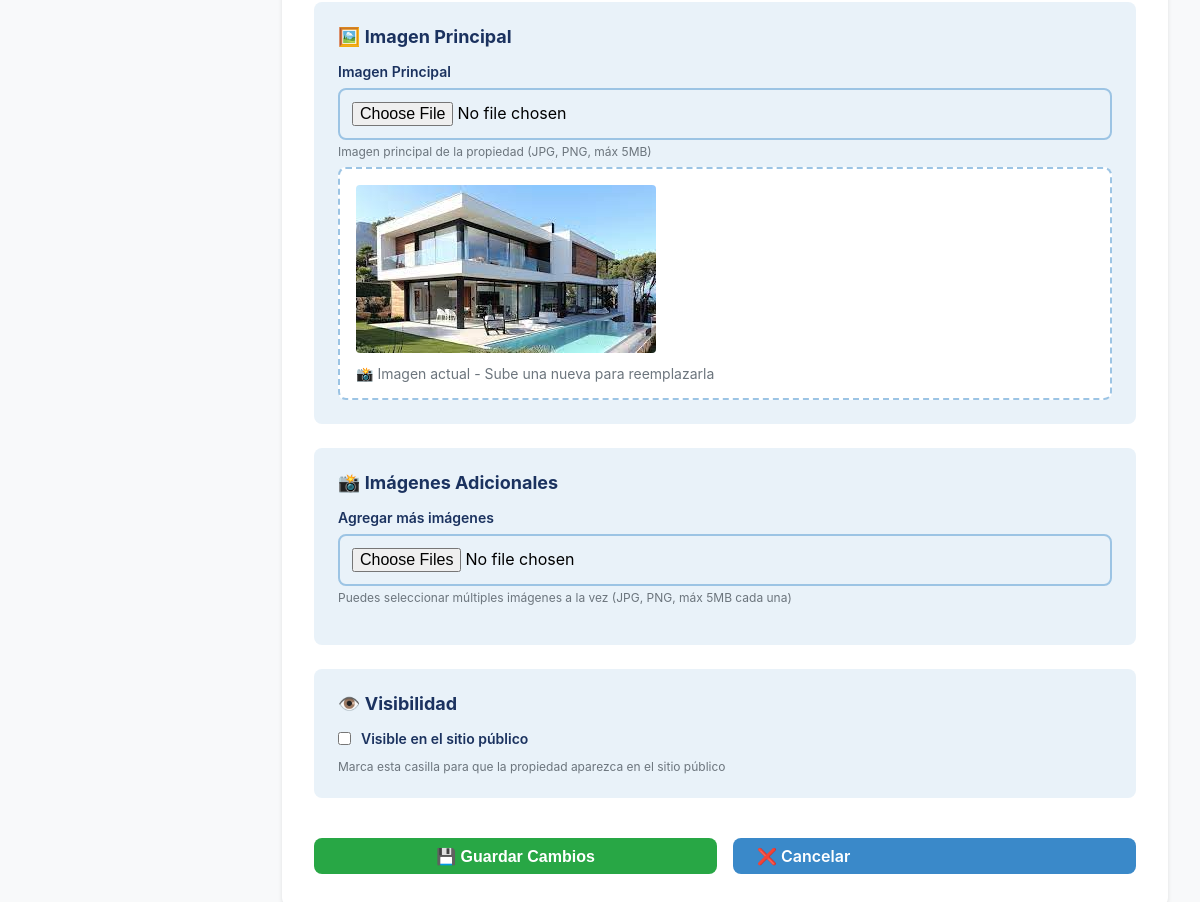
Before: /panel/propiedades/editar/1/ (signed in, lower part) with the older database file.
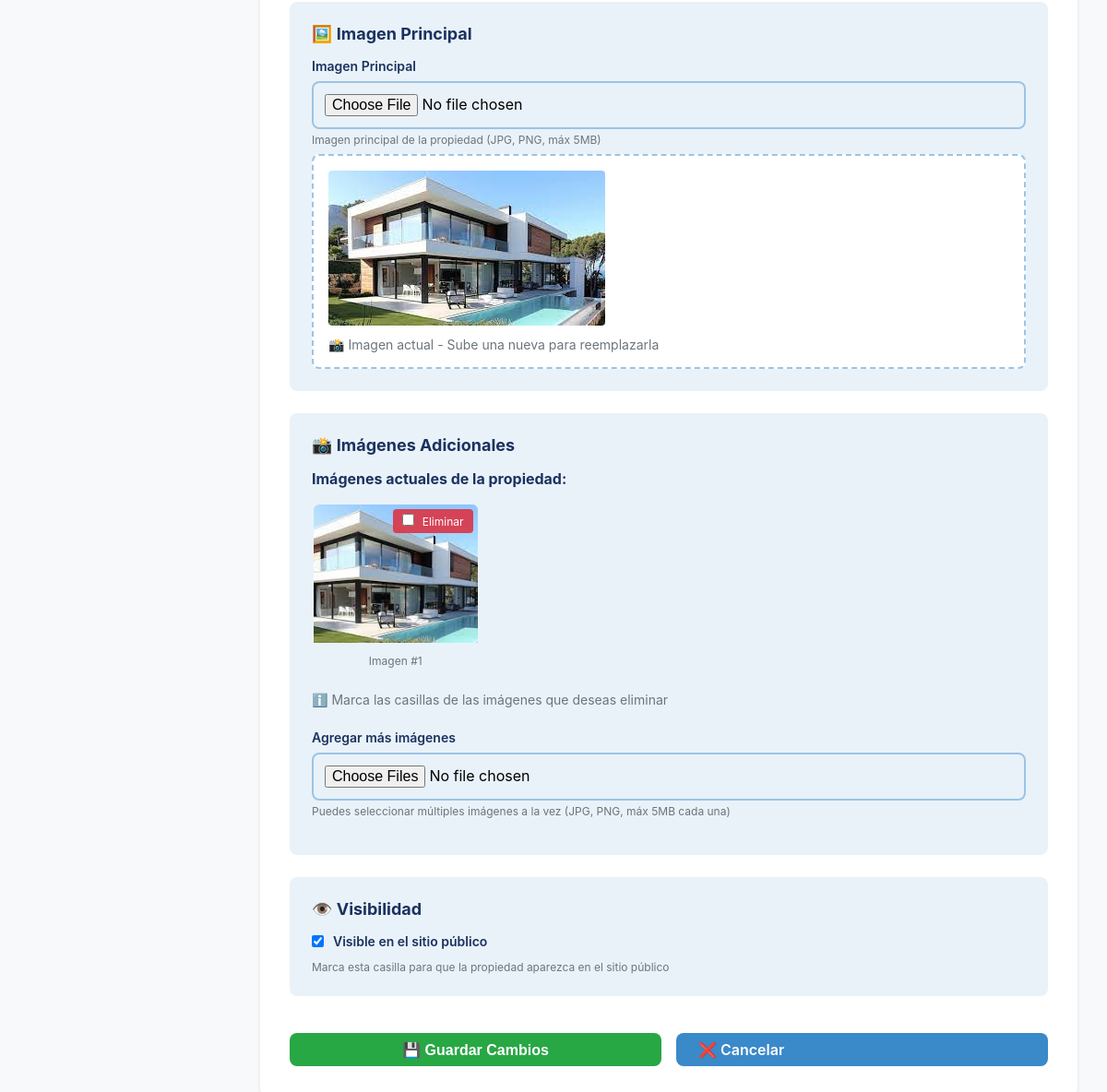
After: the same page with the newer database file.
### properties/models.py (models this page shows, shortened)
class Property(models.Model):
    PROPERTY_TYPES = [
        ('casa', 'Casa'),
        ('departamento', 'Departamento'),
        ('terreno', 'Terreno'),
        ('local', 'Local Comercial'),
    ]
    nombre = models.CharField(max_length=200, verbose_name="Nombre de la Propiedad")
    descripcion = models.TextField(verbose_name="Descripción")
    metros_cuadrados = models.DecimalField(
        max_digits=10,
        decimal_places=2,
        validators=[MinValueValidator(0)],
        verbose_name="Metros Cuadrados (m²)"
    )
    tipo_inmueble = models.CharField(
        max_length=50,
        choices=PROPERTY_TYPES,
        verbose_name="Tipo de Inmueble"
    )
    ubicacion = models.CharField(max_length=300, verbose_name="Ubicación")
    precio = models.DecimalField(
        max_digits=12,
        decimal_places=2,
        validators=[MinValueValidator(0)],
        verbose_name="Precio"
    )
    imagen_principal = models.ImageField(
        upload_to='properties/',
        verbose_name="Imagen Principal"
    )
    is_visible = models.BooleanField(
        default=True,
        verbose_name="Visible en el sitio público"
    )
    fecha_creacion = models.DateTimeField(auto_now_add=True)
    fecha_actualizacion = models.DateTimeField(auto_now=True)
    class Meta:
        verbose_name = "Propiedad"
        verbose_name_plural = "Propiedades"
        ordering = ['-fecha_creacion']

class PropertyImage(models.Model):
    property = models.ForeignKey(
        Property,
        on_delete=models.CASCADE,
        related_name='imagenes',
        verbose_name="Propiedad"
    )
    imagen = models.ImageField(
        upload_to='properties/',
        verbose_name="Imagen"
    )
    orden = models.PositiveIntegerField(default=0, verbose_name="Orden de visualización")
    class Meta:
        verbose_name = "Imagen de Propiedad"
        verbose_name_plural = "Imágenes de Propiedades"
        ordering = ['orden']

### dashboard/views.py (the view)
# urls.py: path('propiedades/editar/<int:pk>/', views.property_update_view, name='property_update'),
@login_required(login_url='dashboard:login')
def property_update_view(request, pk):
    propiedad = get_object_or_404(Property, pk=pk)
    if request.method == 'POST':
        form = PropertyForm(request.POST, request.FILES, instance=propiedad)
        if form.is_valid():
            propiedad_actualizada = form.save()
            imagenes_adicionales = request.FILES.getlist('imagenes_adicionales')
            if imagenes_adicionales:
                orden_maximo = PropertyImage.objects.filter(
                    property=propiedad
                ).count()
                for index, imagen in enumerate(imagenes_adicionales):
                    PropertyImage.objects.create(
                        property=propiedad_actualizada,
                        imagen=imagen,
                        orden=orden_maximo + index + 1
                    )
            imagenes_a_eliminar = request.POST.getlist('eliminar_imagenes')
            if imagenes_a_eliminar:
                PropertyImage.objects.filter(
                    id__in=imagenes_a_eliminar
                ).delete()
            mensaje = f'Propiedad "{propiedad_actualizada.nombre}" actualizada exitosamente.'
            if imagenes_adicionales:
                mensaje += f' Se agregaron {len(imagenes_adicionales)} imagen(es).'
            if imagenes_a_eliminar:
                mensaje += f' Se eliminaron {len(imagenes_a_eliminar)} imagen(es).'
            messages.success(request, mensaje, extra_tags='alert alert-success')
            return redirect('dashboard:property_list')
        else:
            messages.error(
                request,
                'Por favor corrige los errores en el formulario.', extra_tags='alert alert-danger'
            )
    else:
        form = PropertyForm(instance=propiedad)
    imagenes_existentes = propiedad.imagenes.all().order_by('orden')
    contexto = {
        'form': form,
        'propiedad': propiedad,
        'imagenes_existentes': imagenes_existentes,
        'accion': 'Editar',
        'titulo_pagina': f'Editar - {propiedad.nombre}'
    }
    return render(request, 'admin/property_form.html', contexto)

### templates/admin/property_form.html (shortened to what the changed rows need)
{% extends 'admin_base.html' %}
{% block content %}
<div class="form-container">
    <form method="post" enctype="multipart/form-data" class="property-form">
        <div class="form-section">
            <div class="form-row">
                <div class="form-group full-width">
                    <label for="{{ form.imagen_principal.id_for_label }}">
                        {{ form.imagen_principal.label }}
                    </label>
                    {{ form.imagen_principal }}
                    <span class="help-text">Imagen principal de la propiedad (JPG, PNG, máx 5MB)</span>
                    {% if propiedad and propiedad.imagen_principal %}
                    <div class="current-image">
                        <img src="{{ propiedad.imagen_principal.url }}" alt="Imagen actual">
                        <p>📸 Imagen actual - Sube una nueva para reemplazarla</p>
                    </div>
                    {% endif %}
                </div>
            </div>
        </div>
        <div class="form-section">
            {% if propiedad and imagenes_existentes %}
            <div style="margin-bottom: 1.5rem;">
                <h5 style="color: var(--azul-oscuro); margin-bottom: 1rem; font-size: 1rem;">
                    Imágenes actuales de la propiedad:
                </h5>
                <div style="display: grid; grid-template-columns: repeat(auto-fill, minmax(150px, 1fr)); gap: 1rem;">
                    {% for imagen in imagenes_existentes %}
                    <div style="position: relative; border: 2px solid var(--beige); border-radius: 8px; overflow: hidden;">
                        <img src="{{ imagen.imagen.url }}" alt="Imagen {{ forloop.counter }}"
                             style="width: 100%; height: 150px; object-fit: cover;">
                        <label style="position: absolute; top: 5px; right: 5px; background-color: rgba(220, 53, 69, 0.9); color: white; padding: 5px 10px; border-radius: 4px; cursor: pointer; font-size: 0.75rem;">
                            <input type="checkbox" name="eliminar_imagenes" value="{{ imagen.id }}"
                                   style="margin-right: 5px;">
                            Eliminar
                        </label>
                        <div style="padding: 0.5rem; background-color: var(--beige); text-align: center; font-size: 0.75rem; color: var(--gris-medio);">
                            Imagen #{{ forloop.counter }}
                        </div>
                    </div>
                    {% endfor %}
                </div>
                <p style="color: var(--gris-medio); font-size: 0.875rem; margin-top: 1rem;">
                    ℹ️ Marca las casillas de las imágenes que deseas eliminar
                </p>
            </div>
            {% endif %}
        </div>
        <div class="form-section">
            <div class="form-row">
                <div class="form-group full-width">
                    <label style="display: flex; align-items: center; gap: 10px; cursor: pointer;">
                        {{ form.is_visible }}
                        <span>{{ form.is_visible.label }}</span>
                    </label>
                </div>
            </div>
        </div>
    </form>
</div>
{% endblock %}

Changed rows visible on the page:
changed Property: is_visible "☐" → "☑"
added PropertyImage: imagen (picture)
Other visible differences:
text now shown: "Imágenes actuales de la propiedad: ℹ️ Marca las casillas de las imágenes que deseas eliminar"
